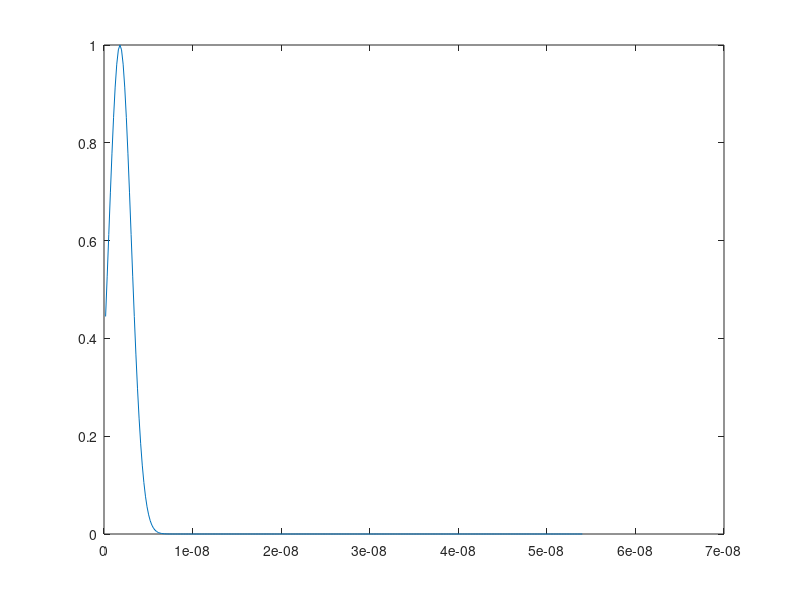
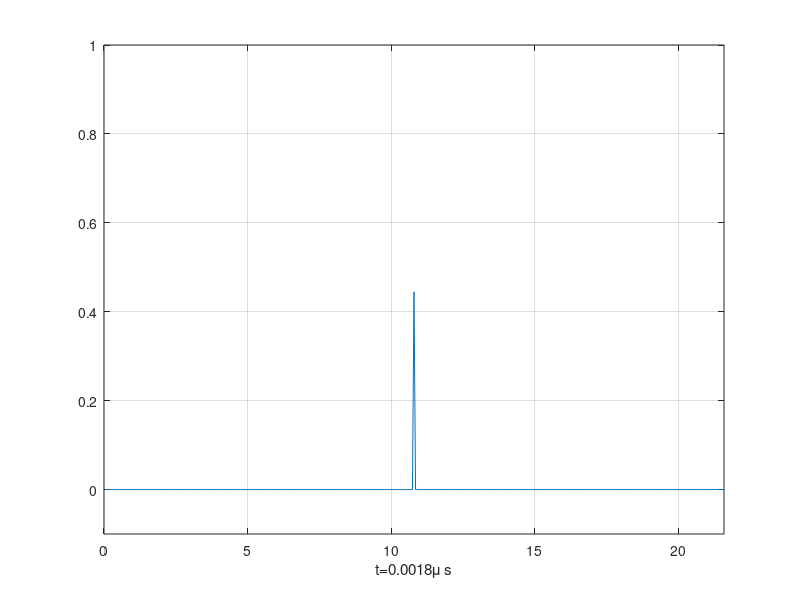

Here is the MATLAB script that generated these plots, in order: (Note: this script raises an error after producing the figures.)
% =========================================================================
% Zisheng Wang
% FDTD ABC condition 1D
% Final project of ECE 402
% =========================================================================

clc;clear;close all;

% =========================================================================
% CONSTANT
% =========================================================================
sigma_0 = 8.854187817e-12;
mu_0 = pi*4e-7;

% speed of light
c = 1/sqrt(sigma_0*mu_0);

% =========================================================================
% MAN SET PATAMETERS
% =========================================================================
% conductor of the material
sigma = 1 * sigma_0; % be air

% number of x
xNum = 400; 

% number of time step
tNum = 300;

% phase velocity
v_p = 1/sqrt(mu_0 * sigma);

% x step
delta_x = 5.4e-2; % example in textboot p.77

% time step
delta_t = 0.18e-9;

E_z = zeros(1, xNum); % plus 2 for ABC first order;
H_y = zeros(1, xNum);

E_z_record = zeros(tNum, xNum);
H_y_record = zeros(tNum, xNum);

% initialize with gaussian plus
E_in = exp( -((1:1:tNum)-10).^2/(10^2) );
plot((1:1:tNum)*delta_t, E_in);

E_mon = zeros(tNum,1);

h = figure(2);
filename = 'testAnimated.gif';

for tt = 1:1:tNum-1
    
    for xx = 1:1:xNum-1
        H_y(xx) = H_y(xx) + delta_t/(mu_0*delta_x) * ( E_z(xx+1) - E_z(xx) );
    end
    
    for xx = 1:1:xNum-1
        E_z(xx+1)   = E_z(xx+1) + delta_t/(sigma*delta_x) * ( H_y(xx+1) - H_y(xx) );
    end
        
    E_z(xNum/2) = E_in(tt);
    
    E_z_record(tt,:) = E_z;
    H_y_record(tt,:) = H_y;
    
    % Mur's Absorbing boundary condition
    if tt>1
        E_z(xNum)=dum2;%+((S-1)/(S+1))*(E_z(xNum-1)-E_z(xNum));
        E_z(2)=dum1;%+((S-1)/(S+1))*(E_z(2)-E_z(1));
        E_z(1)=E_z(2);
    end
    dum1=E_z(3);
    dum2=E_z(xNum-1);
    
%     figure(3);

    plot( (1:1:xNum)*delta_x, E_z);
    axis([0 xNum*delta_x -0.1 1])
    xlabel(['t=' num2str(tt*delta_t*10e6) '\mu s']);
    grid on;
    set(h,'Units','centimeters');
    set(h,'Position',[0 0 15 12*9/16]);
    % Capture the plot as an image 
    frame = getframe(h); 
    im = frame2im(frame); 
    [imind,cm] = rgb2ind(im,256); 
    % Write to the GIF File 
    if tt == 1 
      imwrite(imind,cm,filename,'gif', 'Loopcount',inf,'DelayTime',0.03); 
    else 
      imwrite(imind,cm,filename,'gif','WriteMode','append','DelayTime',0.03); 
    end 
    
    E_mon(tt) = abs( E_z(399)/abs(max(E_z)) ) * 100;
end

% h = figure(2);
% plot( (1:1:tNum)*delta_t*10e6, E_mon );
% xlabel('t [\mu s]'); ylabel('E_{mon} [%]')
% title('FDTD with absolute boundary conditions for 1D and TE problem');
% axis([ 0 tNum*delta_t*10e6 0 100 ]);
% grid on;
% set(h,'Units','centimeters');
% set(h,'Position',[0 0 15 12*9/16]);
